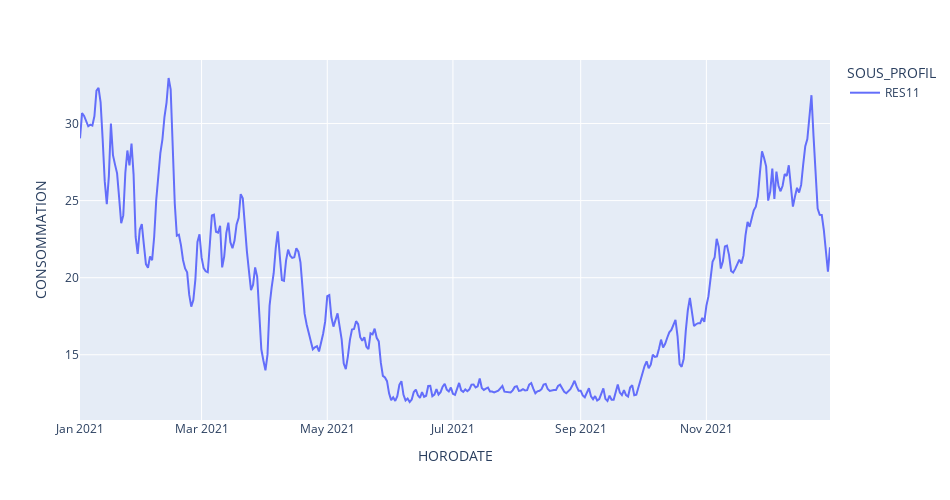

Notebook source saved alongside this figure:
### Code cell
fig = px.line(df_conso, x='HORODATE', 
              y="CONSOMMATION", color="SOUS_PROFIL", width=950, height=500)
#fig.update_layout(title="Série journalière du coefficient dynamique entre 01 décembre 2021 et le 31 mars")
fig.show()

### Figure 1 — Plotly figure (JSON) as saved in the notebook; plotly's stock layout.template omitted (floating-point values rounded to 4 significant figures; data arrays with more than 128 entries replaced by an {"elided": "..."} marker saying what was removed)
{"data": [{"hovertemplate": "SOUS_PROFIL=RES11<br>HORODATE=%{x}<br>CONSOMMATION=%{y}<extra></extra>", "legendgroup": "RES11", "line": {"color": "#636efa", "dash": "solid"}, "marker": {"symbol": "circle"}, "mode": "lines", "name": "RES11", "orientation": "v", "showlegend": true, "type": "scatter", "x": {"elided": "365 str values"}, "xaxis": "x", "y": {"elided": "365 float values"}, "yaxis": "y"}], "layout": {"height": 500, "legend": {"title": {"text": "SOUS_PROFIL"}, "tracegroupgap": 0}, "margin": {"t": 60}, "width": 950, "xaxis": {"anchor": "y", "domain": [0, 1], "title": {"text": "HORODATE"}}, "yaxis": {"anchor": "x", "domain": [0, 1], "title": {"text": "CONSOMMATION"}}}}
